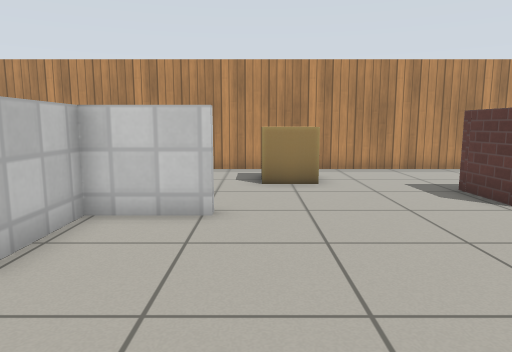
[1] (above)

16 first-person views from a walk through a Gazebo world. The camera is 0.83 m above the floor, tilts 8° down and sees 70° across. The lines on the ground mark 1 m squares. The floor is counted in squares, 0.5 m on a side. Each view is taken from the middle of a square. On the plan, view 1 faces up. The plan holds only what a view shows up to about 17 squares ahead; the rest is blank. The robots in the file are not drawn. Gazebo's built-in surfaces are drawn with simple patterns.

[2]
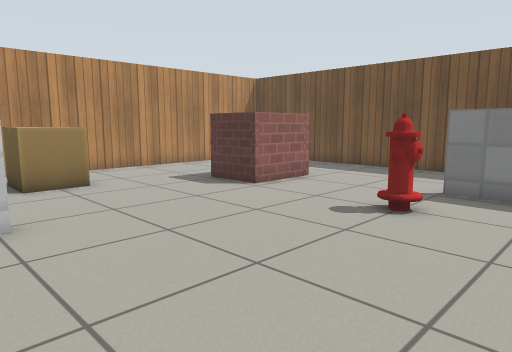

[3]
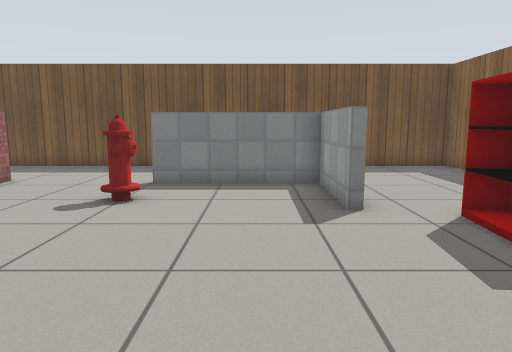

[4]
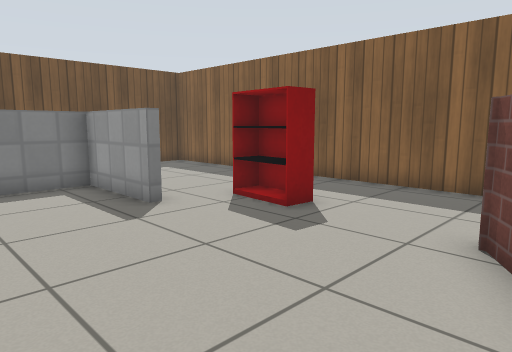

[5]
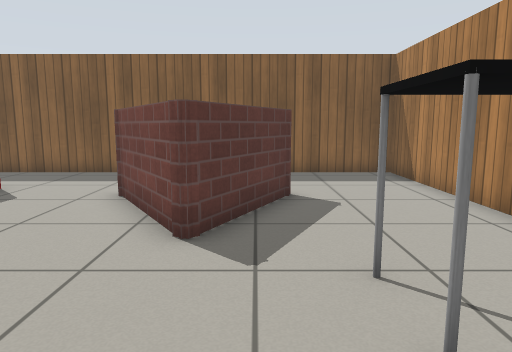

[6]
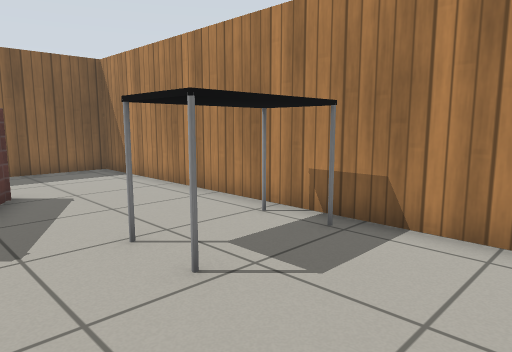

[7]
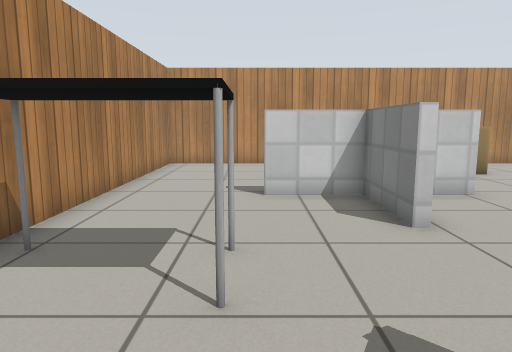

[8]
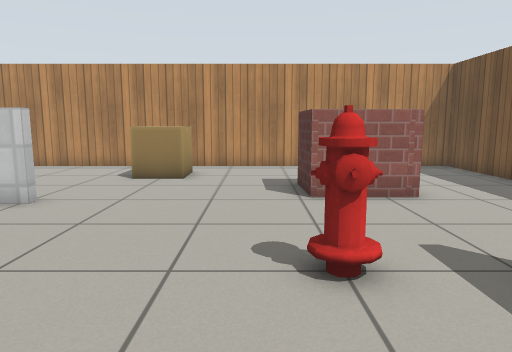

[9]
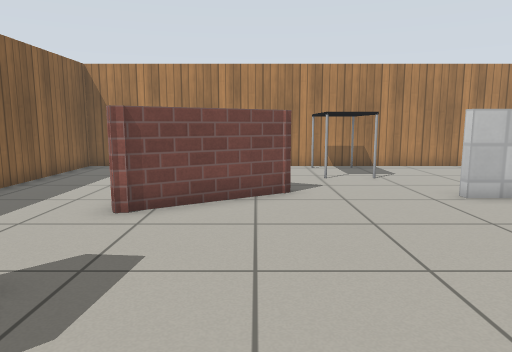

[10]
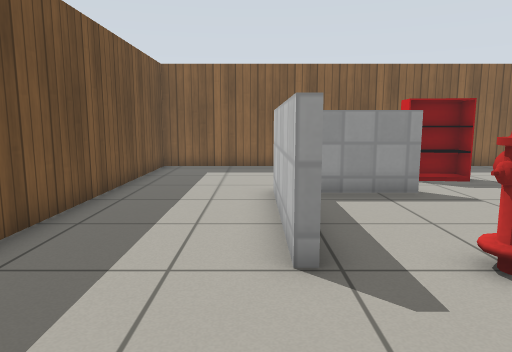

[11]
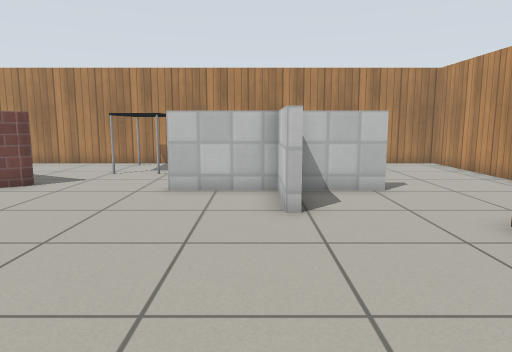

[12]
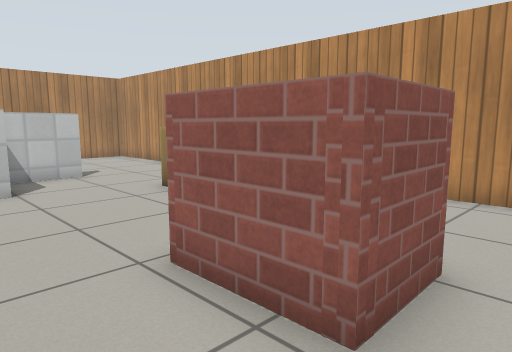

[13]
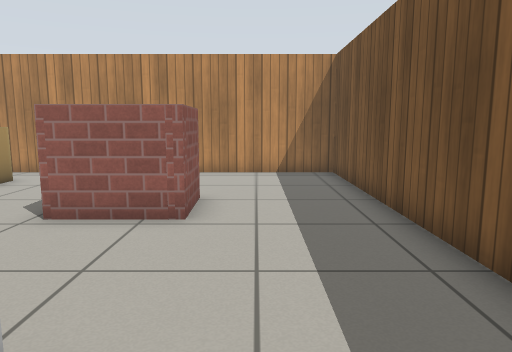

[14]
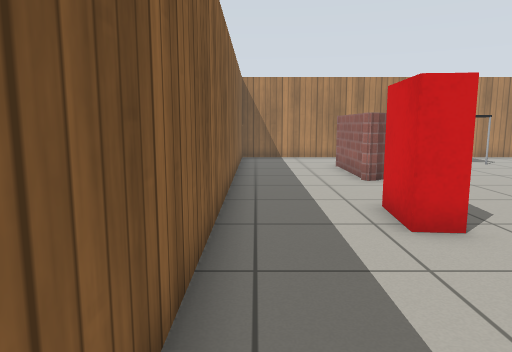

[15]
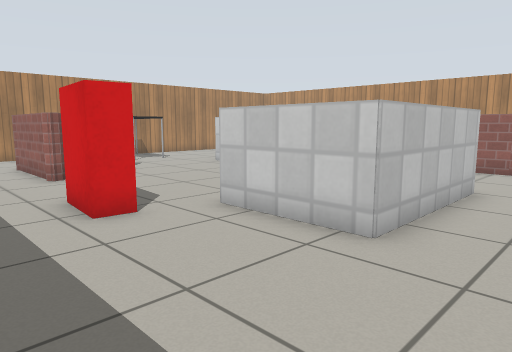

[16]
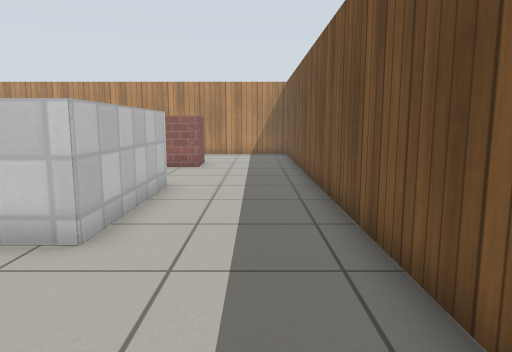

### Floor plan
Key: @ floor where view 1 was taken; # wall or solid block; . floor; H fire hydrant; B bookshelf; T table; O other object.
Columns run from 10 left of view 1 to 12 right of it. Each row starts with its distance up from view 1.
 14 #######################
 13 #.....................#
 12 #..........O..........#
 11 #.........O O.........#
 10 #..........O..........#
  9 #....  #.......###....#
  8 #....  #.......###....#
  7 #....#####............#
  6 #......#..............#
  5 #......#..............#
  4 #......#..............#
  3 #..............H......#
  2 #TTT.............#....#
  1 #TTT.............#....#
  0 #.........@......#....#
 -1 #.....#..........#....#
 -2 #....###.......###....#
 -3 #....####.............#
 -4 #...........BB........#
 -5 #.....................#
 -6 #.....................#
 -7 #.....................#
 -8 #######################

Positions as (right, up) in squares from view 1, and headings:
1: (0, 0), facing up
2: (-2, 0), facing up-right
3: (-3, 0), facing right
4: (-3, 2), facing down-right
5: (-5, 5), facing down
6: (-4, 6), facing down-left
7: (-6, -2), facing up
8: (4, -1), facing up
9: (5, -1), facing left
10: (8, 7), facing down
11: (6, 6), facing left
12: (9, 5), facing up-left
13: (9, 1), facing up
14: (9, -7), facing left
15: (10, -7), facing up-left
16: (10, -7), facing up
